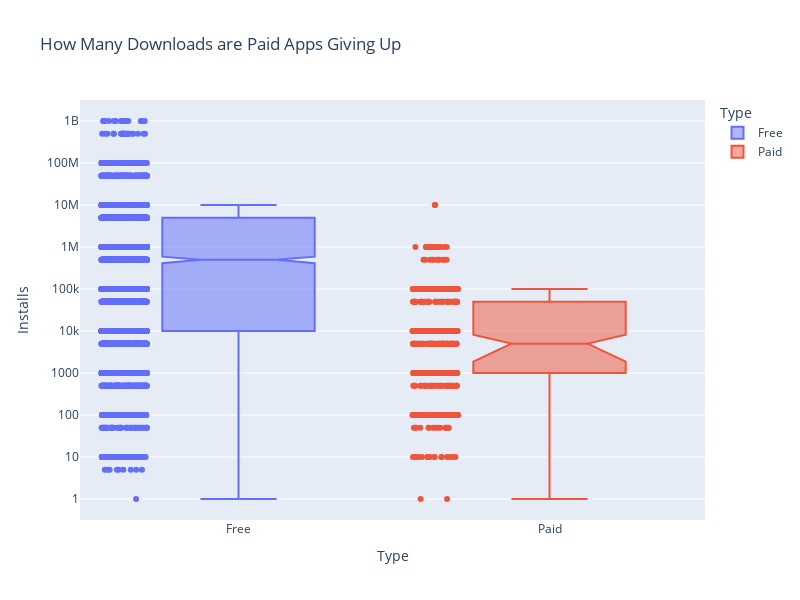

Notebook cell for this chart:
### Markdown cell above
# Lost Downloads for Paid Apps

### Code cell
giving_up_bar = px.box(data_frame=df_apps_clean,
                       y="Installs",
                       x="Type",
                       color="Type",
                       notched=True,
                       points='all',
                       title="How Many Downloads are Paid Apps Giving Up")
giving_up_bar.update_layout(yaxis=dict(type='log'), width=800,
                            height=600)
giving_up_bar.show()

### Figure 1 — Plotly figure (JSON) as saved in the notebook; plotly's stock layout.template omitted (floating-point values rounded to 4 significant figures; data arrays with more than 128 entries replaced by an {"elided": "..."} marker saying what was removed)
{"data": [{"alignmentgroup": "True", "boxpoints": "all", "hovertemplate": "Type=%{x}<br>Installs=%{y}<extra></extra>", "legendgroup": "Free", "marker": {"color": "#636efa"}, "name": "Free", "notched": true, "offsetgroup": "Free", "orientation": "v", "showlegend": true, "type": "box", "x": {"elided": "7595 str values"}, "x0": " ", "xaxis": "x", "y": {"elided": "7595 int values"}, "y0": " ", "yaxis": "y"}, {"alignmentgroup": "True", "boxpoints": "all", "hovertemplate": "Type=%{x}<br>Installs=%{y}<extra></extra>", "legendgroup": "Paid", "marker": {"color": "#EF553B"}, "name": "Paid", "notched": true, "offsetgroup": "Paid", "orientation": "v", "showlegend": true, "type": "box", "x": {"elided": "604 str values"}, "x0": " ", "xaxis": "x", "y": {"elided": "604 int values"}, "y0": " ", "yaxis": "y"}], "layout": {"boxmode": "overlay", "height": 600, "legend": {"title": {"text": "Type"}, "tracegroupgap": 0}, "title": {"text": "How Many Downloads are Paid Apps Giving Up"}, "width": 800, "xaxis": {"anchor": "y", "categoryarray": ["Free", "Paid"], "categoryorder": "array", "domain": [0, 1], "title": {"text": "Type"}}, "yaxis": {"anchor": "x", "domain": [0, 1], "title": {"text": "Installs"}, "type": "log"}}}
